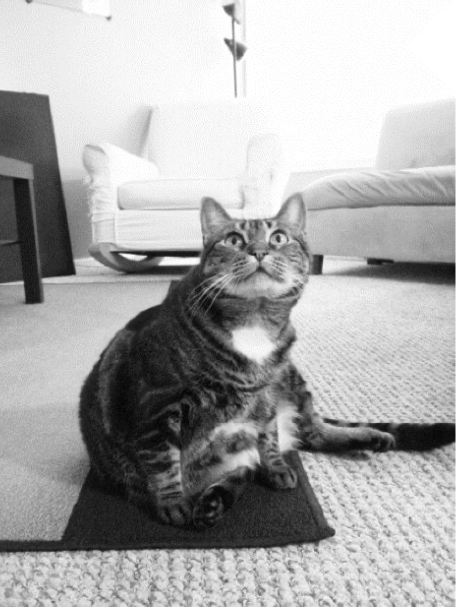
#> input picture cat.jpg, 916 x 1216 px (shown at 1/2 size)
$ python pillow.py
#> lines starting #> are read from the running program, lines starting #| are printed output that depends on the picture
from PIL import Image

cat = Image.open('cat.jpg')
#> cat is the input picture: PIL image 916x1216 RGB; min 0, max 255, mean 170.1

size = cat.size
#> size = (916, 1216)

print(size)
#| (916, 1216)

width, height = cat.size
#> width = 916; height = 1216
print(str(width) + "  " +  str(height))
#| 916  1216
print(cat.filename)
#| cat.jpg
# 描述了原始文件的图像格式，返回字符串
print(cat.format)
#| JPEG
print(cat.format_description)
#| JPEG (ISO 10918)
cat.save('cat.png')

im = Image.new('RGBA', (100,200), 'green')
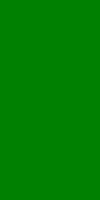
#> im: PIL image 100x200 RGBA; mean R, G, B, A 0, 128, 0, 255
im.save('greenImage.png')
im2 = Image.new('RGB', (20,20))
#> im2: PIL image 20x20 RGB; every value is 0
im2.save('transParentImage.png')

# 裁剪图片
croppedCat = cat.crop((335, 345, 565, 560))
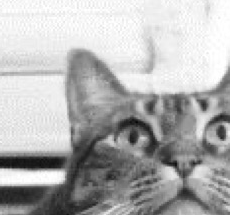
#> croppedCat: PIL image 230x215 RGB; min 6, max 255, mean 177.9
croppedCat.save('croppedCat.png')
